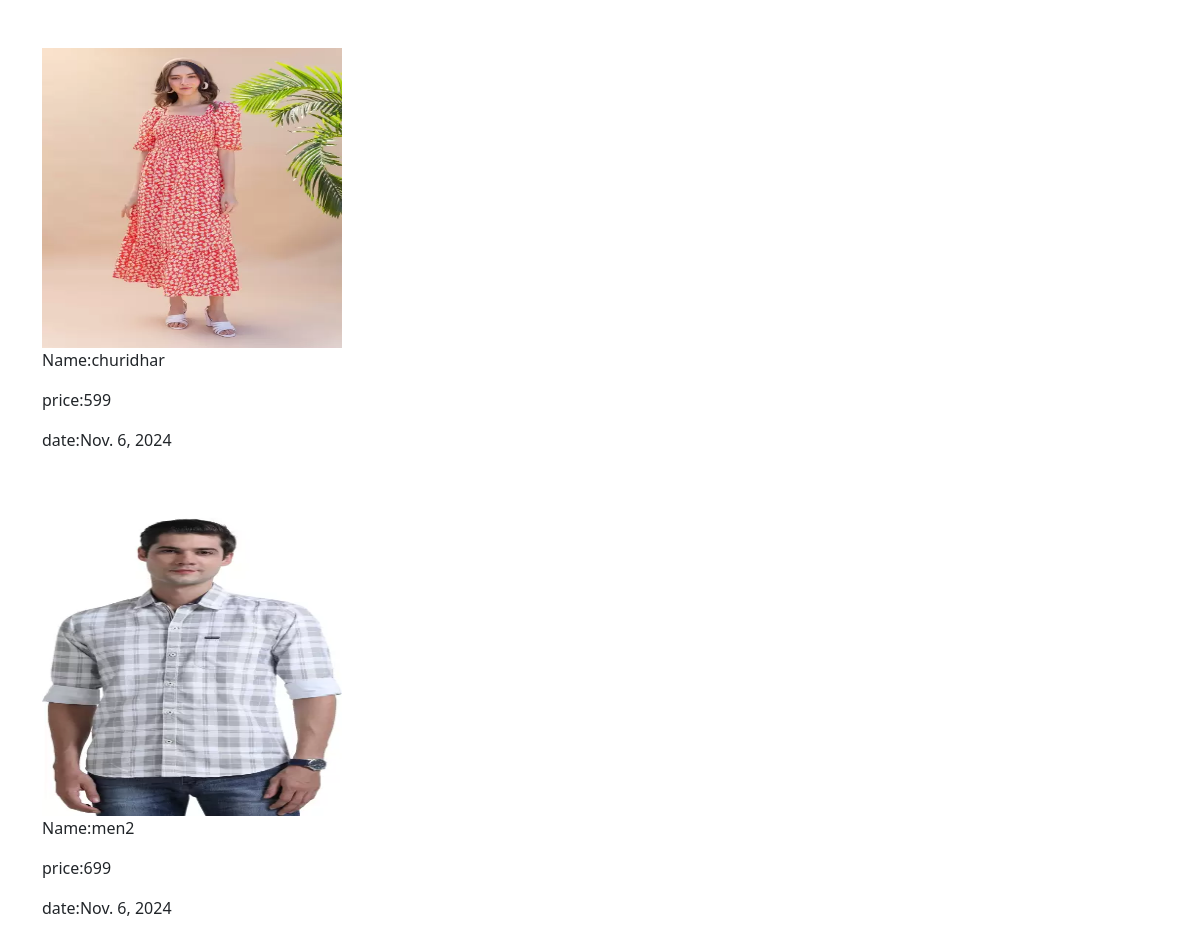
/view_booking (signed in), run on an earlier commit of the app's database.
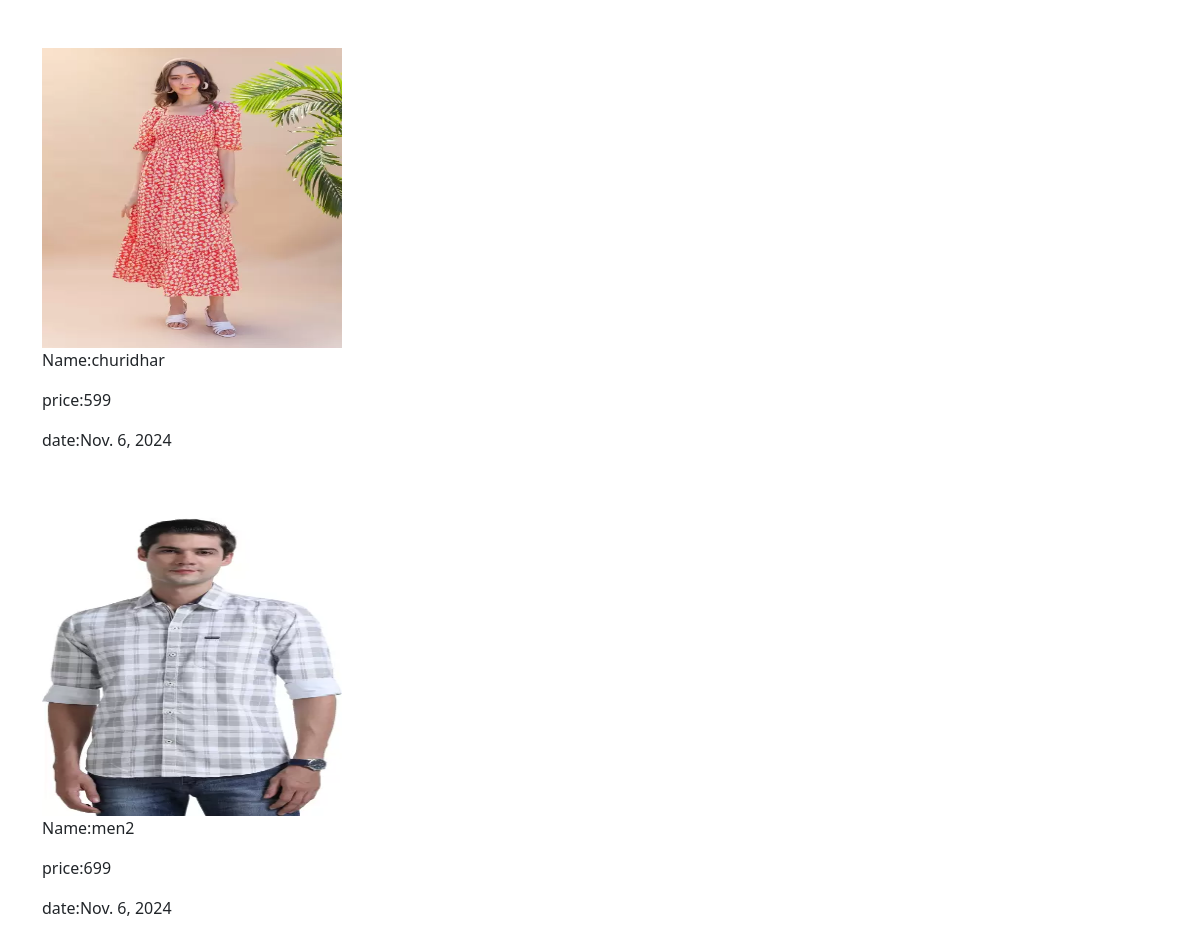
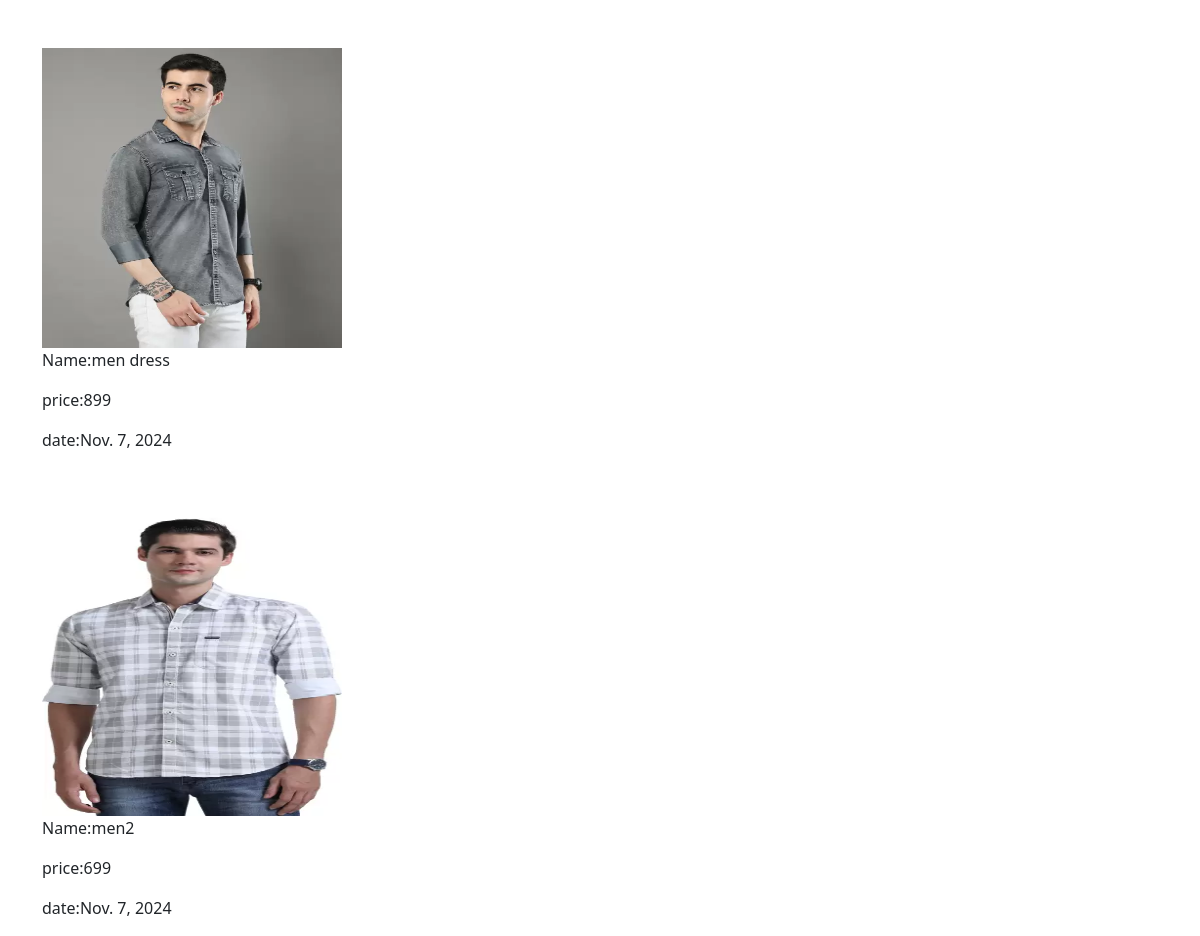
And on a later commit of the database (2 pictures, top to bottom).
### app/models.py (models this page shows, shortened)
class Buy(models.Model):
    user=models.ForeignKey(User,on_delete=models.CASCADE)
    product=models.ForeignKey(products,on_delete=models.CASCADE)
    price=models.IntegerField()
    date=models.DateField(auto_now_add=True)

class products(models.Model):
    pro_id=models.TextField()
    name=models.TextField()
    price=models.IntegerField()
    offer_price=models.IntegerField()
    img=models.FileField()

### app/views.py (the view)
# urls.py: path('view_booking',views.user_view_booking),
def user_view_booking(req):
    user=User.objects.get(username=req.session['user'])
    data=Buy.objects.filter(user=user)
    return render(req,'user/view_booking.html',{'data':data})

### template/user/view_booking.html (shortened to what this page needs)
<!DOCTYPE html>
<html lang="en">
<head>
    <link href="https://cdn.jsdelivr.net/npm/bootstrap@5.3.3/dist/css/bootstrap.min.css" rel="stylesheet">
</head>
<body>
    <div class="container">
        <div class="row">
            {% for i in data %}
            <div class="col-lg-12 mt-5">
                <img src="{{i.product.img.url}}" alt="" style="width: 300px;height: 300px;">
                <p>Name:{{i.product.name}}</p>
                <p>price:{{i.price}}</p>
               <p> date:{{i.date}}</p>
            </div>
            {% endfor %}
        </div>
    </div>
</body>
</html>

What changed in the data, as far as the page shows it:
added Buy: product.img (picture), product.name "men dress", price "899", date "Nov. 7, 2024"
added Buy: product.img (picture), product.name "men2", price "699", date "Nov. 7, 2024"
